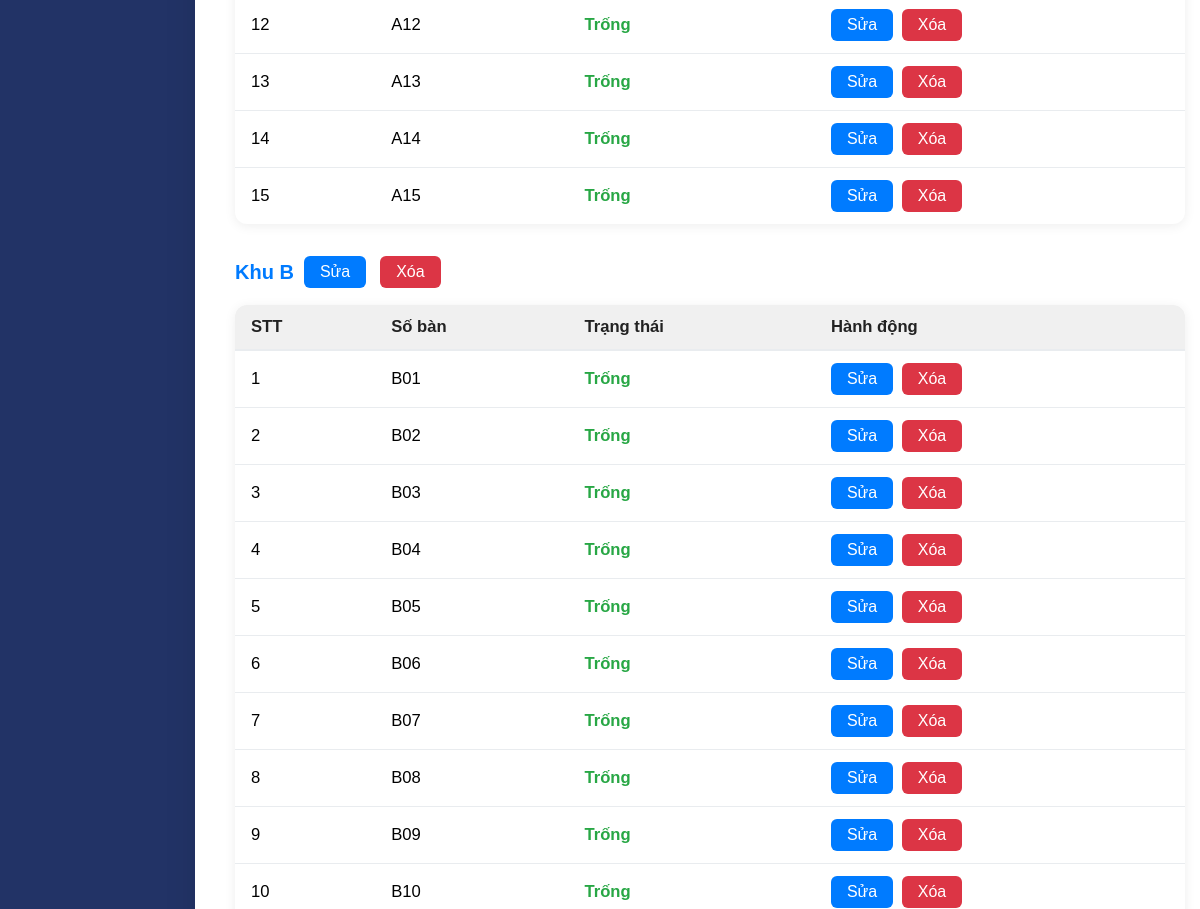
The app's page /administator/ban-an/ (middle part), older data.
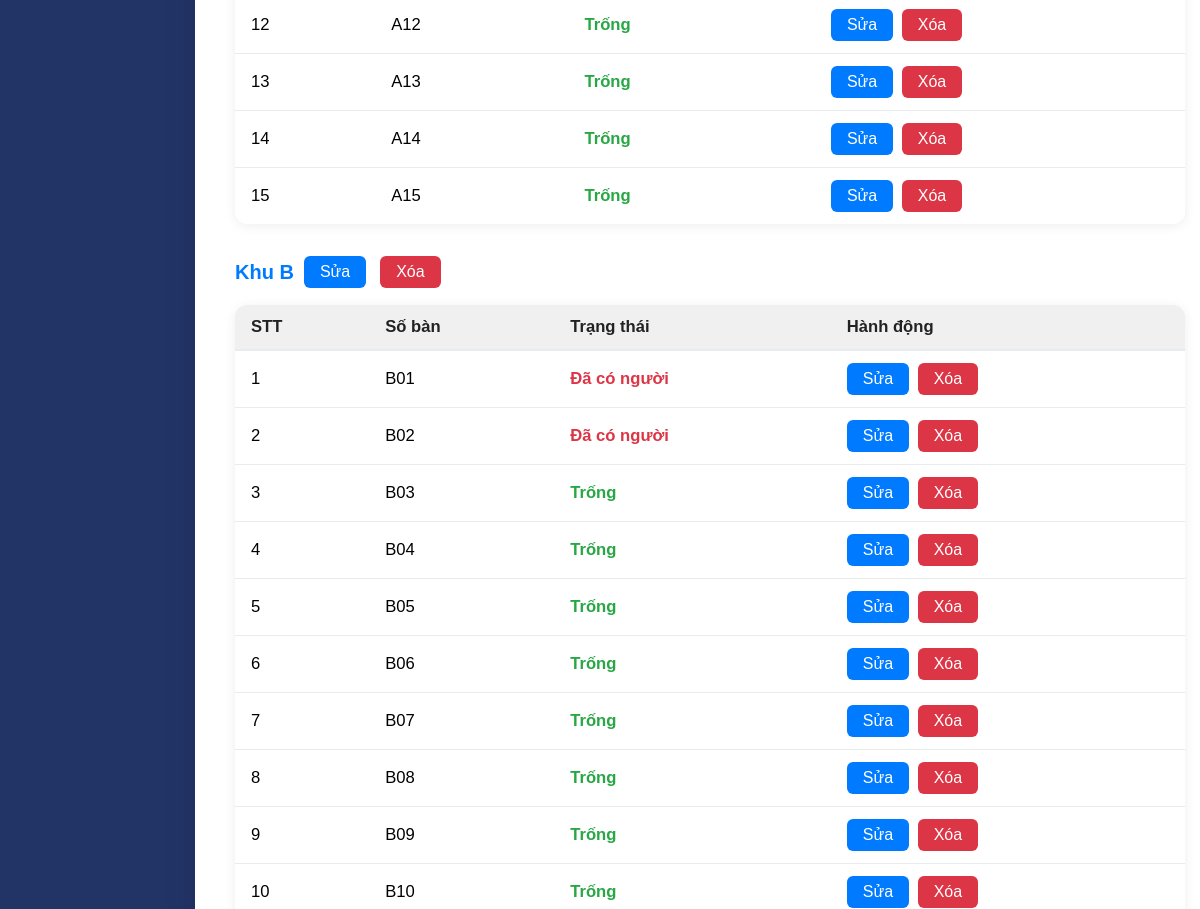
The same page, newer data.
### account/models.py (models this page shows, shortened)
class BanAn(models.Model):
    SoBan = models.CharField(max_length=20)  # Số bàn hoặc mã bàn
    TrangThai = models.BooleanField(default=True)  # True: Trống, False: Đã có người
    Khu = models.ForeignKey(KhuBanAn, on_delete=models.CASCADE)

### account/views.py (the view)
# urls.py: path('ban-an/', views.danh_sach_ban_an_view, name='danh_sach_ban_an'),
def danh_sach_ban_an_view(request):
    khu_list = KhuBanAn.objects.all().order_by('TenKhu')
    selected_khu_id = request.GET.get('khu')
    selected_khu = None
    data = []
    if selected_khu_id:
        try:
            selected_khu = KhuBanAn.objects.get(id=selected_khu_id)
            banan = BanAn.objects.filter(Khu=selected_khu).order_by('SoBan')
            data.append({'khu': selected_khu, 'banan_list': banan})
        except KhuBanAn.DoesNotExist:
            for khu in khu_list:
                banan = BanAn.objects.filter(Khu=khu).order_by('SoBan')
                data.append({'khu': khu, 'banan_list': banan})
    else:
        for khu in khu_list:
            banan = BanAn.objects.filter(Khu=khu).order_by('SoBan')
            data.append({'khu': khu, 'banan_list': banan})
    return render(request, 'danh_sach_ban_an.html', {'data': data, 'all_khu': khu_list, 'selected_khu': selected_khu})

### account/templates/danh_sach_ban_an.html (shortened to what this page needs)
<!DOCTYPE html>
<html lang="vi">
<head>
</head>
<body>
    <div class="sidebar">
    </div>
    <div class="main-content">
        <div class="container">
            {% for group in data %}
                {% if not selected_khu or group.khu.id == selected_khu.id %}
                <h2>{{ group.khu.TenKhu }}
                    <a href="{% url 'sua_khu' group.khu.id %}" class="action-btn edit">Sửa</a>
                    <form action="{% url 'xoa_khu' group.khu.id %}" method="post" style="display:inline;">
                        <button type="submit" class="action-btn delete" onclick="return confirm('Bạn có chắc muốn xóa khu này?');">Xóa</button>
                    </form>
                </h2>
                <table>
                    <thead>
                        <tr>
                            <th>STT</th>
                            <th>Số bàn</th>
                            <th>Trạng thái</th>
                            <th>Hành động</th>
                        </tr>
                    </thead>
                    <tbody>
                    {% for ban in group.banan_list %}
                        <tr>
                            <td>{{ forloop.counter }}</td>
                            <td>{{ ban.SoBan }}</td>
                            <td class="status-{{ ban.TrangThai|yesno:'true,false' }}">{% if ban.TrangThai %}Trống{% else %}Đã có người{% endif %}</td>
                            <td>
                                <a href="{% url 'sua_ban_an' ban.id %}" class="action-btn edit">Sửa</a>
                                <form action="{% url 'xoa_ban_an' ban.id %}" method="post" style="display:inline;">
                                    <button type="submit" class="action-btn delete" onclick="return confirm('Bạn có chắc muốn xóa bàn này?');">Xóa</button>
                                </form>
                            </td>
                        </tr>
                    {% empty %}
                        <tr><td colspan="4">Không có bàn nào.</td></tr>
                    {% endfor %}
                    </tbody>
                </table>
                {% endif %}
            {% endfor %}
        </div>
    </div>
</body>
</html>

Row changes from the older to the newer data that the page shows:
changed BanAn (number 5 of 14 on the later page): TrangThai "Trống" → "Đã có người"
changed BanAn (number 6 of 14 on the later page): TrangThai "Trống" → "Đã có người"
